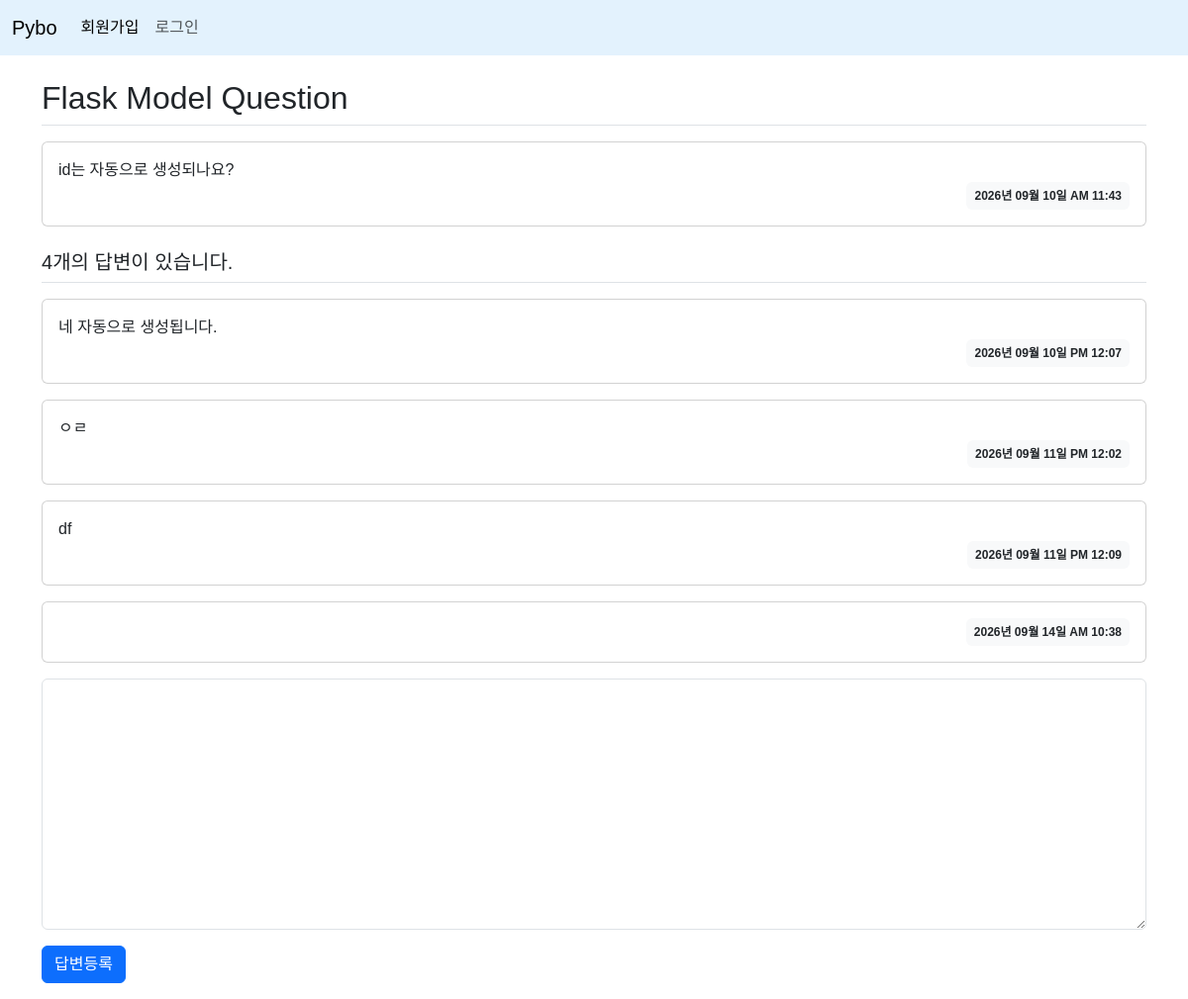
/question/detail/2, run on the app's committed database.
### pybo/models.py (models this page shows)
class Question(db.Model):
    id = db.Column(db.Integer, primary_key=True)
    subject = db.Column(db.String(200), nullable=False)
    content = db.Column(db.Text, nullable=False)
    create_date = db.Column(db.DateTime, nullable=False)

class Answer(db.Model):
    id = db.Column(db.Integer, primary_key=True)
    question_id = db.Column(db.Integer, db.ForeignKey('question.id', ondelete='CASCADE'))
    question = db.relationship(Question, backref=db.backref('answer_set'))
    content = db.Column(db.Text, nullable=False)
    create_date = db.Column(db.DateTime, nullable=False)

### pybo/views/question_views.py (the view)
@bp.route('/detail/<int:question_id>')
def detail(question_id):
    form = AnswerForm() # 질문 상세 템플릿에 폼 추가
    question = Question.query.get_or_404(question_id)
    return render_template('question/question_detail.html', question=question, form=form)

### pybo/forms.py
class AnswerForm(FlaskForm):
    content = TextAreaField('내용', validators=[DataRequired('내용은 필수 입력 항목입니다.')])
    submit = SubmitField('답변등록')

### pybo/filter.py (called while the page is built)
def format_datetime(value, fmt='%Y년 %m월 %d일 %p %I:%M'):
    return value.strftime(fmt)

### pybo/templates/question/question_detail.html (shortened to what this page needs)
{% extends 'base.html' %}
{% block content %}
<div class="container my-3">
    <h2 class="border-bottom py-2">{{ question.subject }}</h2>
    <div class="card my-3">
        <div class="card-body">
            <div class="card-text" style="white-space: pre-line;">{{ question.content }}</div>
            <div class="d-flex justify-content-end">
                <div class="badge bg-light text-dark p-2">
                    {{ question.create_date | datetime}}
                </div>
            </div>
        </div>
    </div>
    <h5 class="border-bottom my-3 py-2">{{ question.answer_set|length }}개의 답변이 있습니다.</h5>
    {% for answer in question.answer_set %}
    <div class="card my-3">
        <div class="card-body">
            <div class="card-text" style="white-space: pre-line;">{{ answer.content }}</div>
            <div class="d-flex justify-content-end">
                <div class="badge bg-light text-dark p-2">
                    {{ answer.create_date | datetime}}
                </div>
            </div>
        </div>
    </div>
    {% endfor %}
    <form action="{{ url_for('answer.create', question_id=question.id) }}" method="post" class="my-3" novalidate>
        <div class="mb-3">
            {{ form.content(class='form-control', rows='10') }}
        </div>
            {{ form.submit(class="btn btn-primary") }}
    </form>
</div>
{% endblock %}

### pybo/static/style.css (style rules this page uses)
body { font-family: "Noto Sans KR", sans-serif; font-weight: 400; }

### data on the page
Question: subject "Flask Model Question", content "id는 자동으로 생성되나요?", create_date "2026년 09월 10일 AM 11:43"
Answer: content "네 자동으로 생성됩니다.", create_date "2026년 09월 10일 PM 12:07"
Answer: content "ㅇㄹ", create_date "2026년 09월 11일 PM 12:02"
Answer: content "df", create_date "2026년 09월 11일 PM 12:09"
Answer: create_date "2026년 09월 14일 AM 10:38"

### other printed values
{{ question.answer_set|length }} "4"
